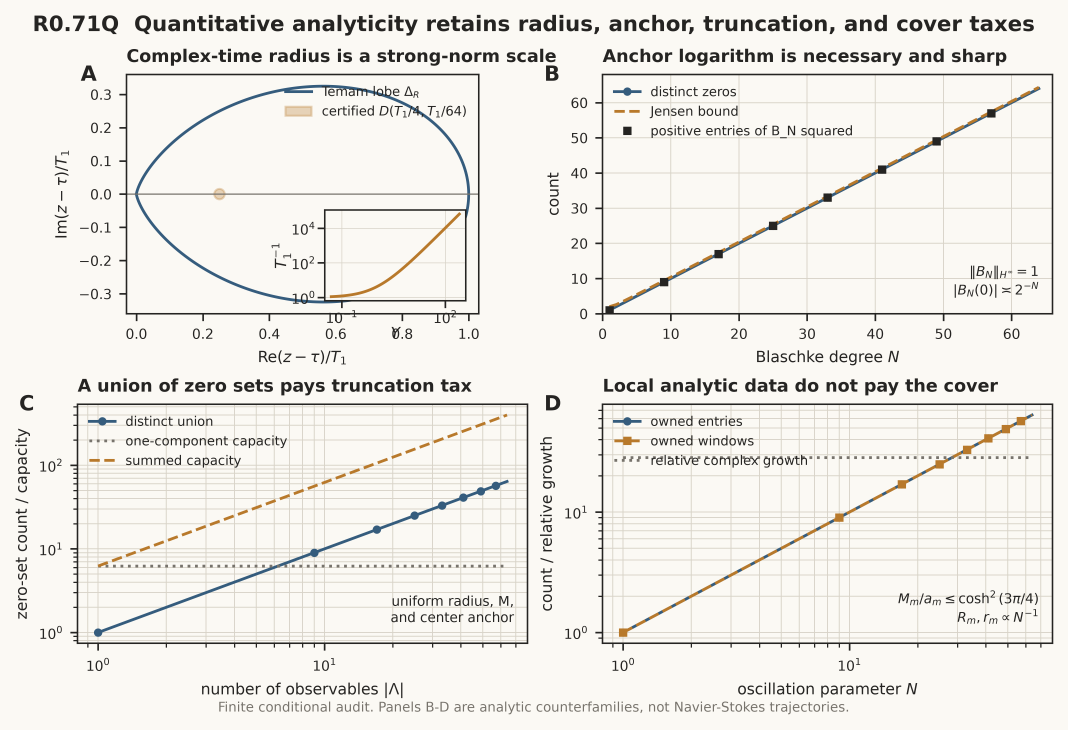
#> input picture figures/r071q-jensen-window-audit/fig-r071q-jensen-window-audit/figure.png, 4269 x 2919 px (shown at 1/4 size)
$ python qa_images.py
#> lines starting #> are read from the running program, lines starting #| are printed output that depends on the picture
#!/usr/bin/env python3
"""Create final-size and grayscale QA previews."""

from __future__ import annotations

from pathlib import Path

from PIL import Image, ImageOps


ROOT = Path(__file__).resolve().parent


def main() -> None:
    with Image.open(ROOT / "figure.png") as source:
#> source is the input picture: PIL image 4269x2919 RGBA; mean R, G, B, A 237.7, 235.6, 230.4, 255
        preview = source.convert("RGB")
        preview.thumbnail((2200, 1600), Image.Resampling.LANCZOS)
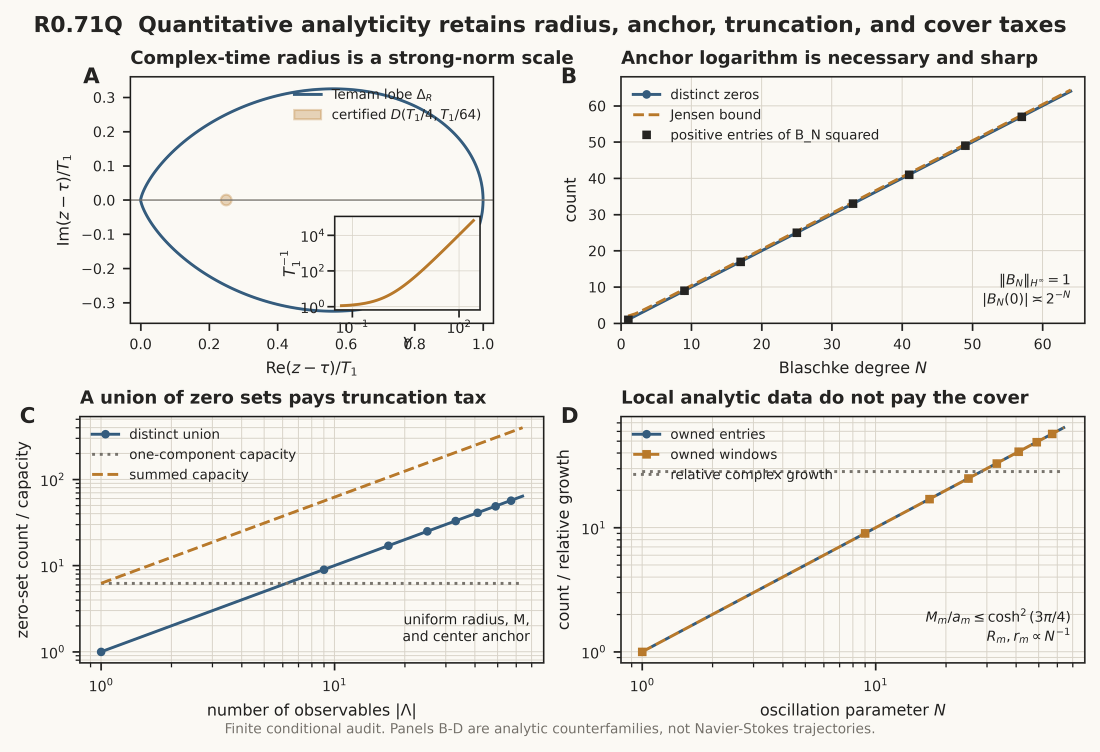
#> preview: PIL image 2200x1504 RGB (shown at 1/2 size); mean R, G, B 237.6, 235.5, 230.4
        preview.save(ROOT / "qa-original.png", dpi=(180, 180))
        gray = ImageOps.grayscale(preview)
        gray.save(ROOT / "qa-grayscale.png", dpi=(180, 180))

    (ROOT / "qa-report.md").write_text(
        "# R0.71Q figure QA\n\n"
        "- final-size color preview inspected: PASS\n"
        "- true grayscale preview inspected: PASS\n"
        "- labels, legends, scales, and units inspected: PASS\n"
        "- PDF, SVG, and 600 dpi PNG inspected: PASS\n"
        "- data cross-checked against exact and independent certificates: PASS\n"
        "- claim boundary visible in figure footer and caption: PASS\n",
        encoding="utf-8",
    )


if __name__ == "__main__":
    main()
